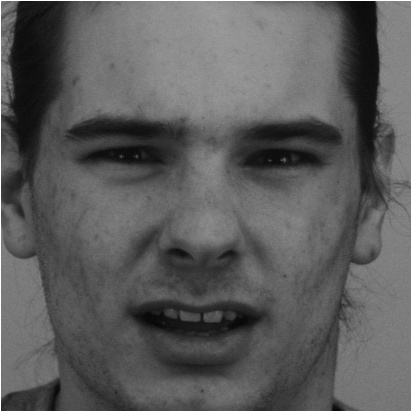
#> input picture training/train_data/faces/afraid_1.jpg, 411 x 411 px
$ python face_preprocessing.py
#> lines starting #> are read from the running program, lines starting #| are printed output that depends on the picture
#> the answer given: ../training/train_data/faces
"""
This script will preprocess the facial images to train
a neural network.
"""

import os
import cv2
import numpy as np

FACE_CASCADE_FILE = os.path.join('../eleonora/data/haarcascades/','haarcascade_frontalface_alt.xml')
foundFace = 0

def facechop(image, outPath):
#> called with outPath = '../training/train_data/faces/'
    global foundFace

    ar = image.split('/')
    fileName = ar[len(ar)-1].split('.')[0]

    cascade = cv2.CascadeClassifier(FACE_CASCADE_FILE)

    img = cv2.imread(image)
#> img is the input picture: shape (411, 411, 3); min 6, max 255, mean 91.8

    frame = cv2.flip(img, 1)
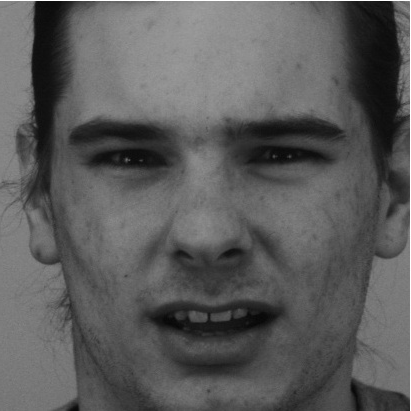
#> frame: shape (411, 411, 3); min 6, max 255, mean 91.8

    minisize = (200, 200)
    img_scaled = cv2.resize(frame, minisize, fx=0.25, fy=0.25, interpolation = cv2.INTER_LINEAR)

    gray = cv2.cvtColor(img_scaled, cv2.COLOR_BGR2GRAY)


    faces = cascade.detectMultiScale(gray)
#> faces = [[17, 16, 165, 165]]

    for f in faces:
        x, y, w, h = [ v for v in f ]
        cv2.rectangle(gray, (x,y), (x+w,y+h), (255,255,255))

        print("Face Found:", fileName, "\n")
        sub_face = gray[y:y+h, x:x+w]
        face_file_name = outPath + "_processed/" + fileName + ".jpg"
        cv2.imwrite(face_file_name, sub_face)
        foundFace = foundFace + 1
#> this loop made 1 pass
#> (x, y, w, h, foundFace) on pass 1: (17, 16, 165, 165, 1)
#| Face Found: afraid_1
#> pass 1, in facechop, `sub_face = gray[y:y+h, x:x+w]`:
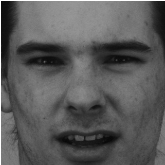
#> sub_face: shape (165, 165); min 7, max 255, mean 90.6
#> after the loop:
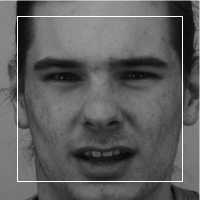
#> gray: shape (200, 200); min 7, max 255, mean 94.5
#> after the loop, foundFace = 1


if __name__ == '__main__':
    path = input("Drag & Drop folder > ")
    path = path.strip() + "/"

    valid_images = [".jpg",".gif",".png"]
    imageCounter = 0;

    for f in os.listdir(path):
        ext = os.path.splitext(f)[1]

        if ext.lower() not in valid_images:
            continue

        imageCounter = imageCounter + 1
        print("Image:", imageCounter, " path:", os.path.join(path,f))
        facechop(os.path.join(path,f), path)
#> pass 2 of the loop `for f in os.listdir(path):`:
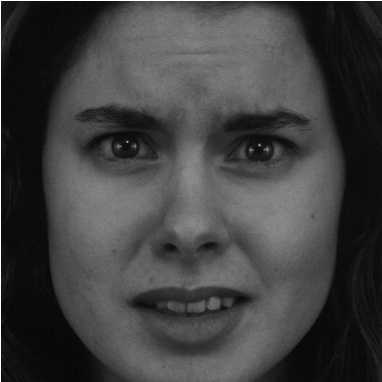
#> input picture training/train_data/faces/afraid_106.jpg, 382 x 382 px
#> in facechop, img is the input picture: shape (382, 382, 3); min 2, max 255, mean 64.5
#> frame: shape (382, 382, 3)
#> faces = [[17, 15, 166, 166]]
#> the loop in facechop (call 2), `for f in faces:` made 1 pass
#> (x, y, w, h, foundFace) on pass 1: (17, 15, 166, 166, 2)
#> (printed output is left out)
#> pass 1, in facechop (call 2), `sub_face = gray[y:y+h, x:x+w]`:
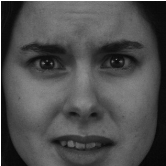
#> sub_face: shape (166, 166); min 5, max 255, mean 78.9
#> after the loop in facechop (call 2), `for f in faces:`:
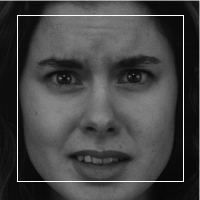
#> gray: shape (200, 200); min 5, max 255, mean 68.1
#> after the loop in facechop (call 2), `for f in faces:`: foundFace = 2


    print("Found Faces: %s/%s " % (foundFace, imageCounter))
#| Found Faces: 2/2
